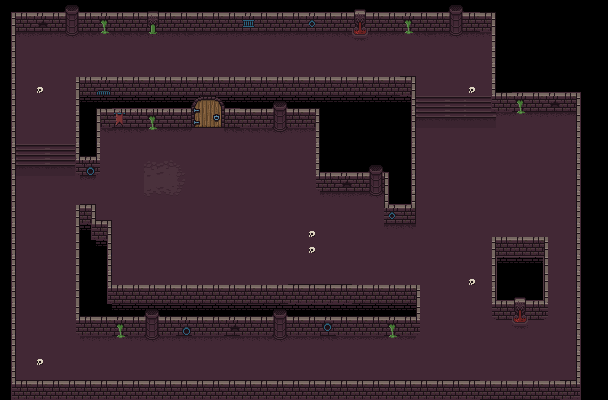

A 2D game scene composited from a Tiled map and its tileset images. What follows is a short description and the map's XML, with each tile layer's data collapsed to a summary:
An orthogonal 38x25 tile map with 16x16 px tiles, 5 tile layers (floor, stairs, walls2, walls, ...), 2 tilesets and 46 objects (28x collision, 16x AirSpawnMonster, toAir, spawnPlayer).

<map version="1.5" tiledversion="1.7.2" orientation="orthogonal" renderorder="right-down" width="38" height="25" tilewidth="16" tileheight="16" infinite="0" nextlayerid="8" nextobjectid="64">
 <tileset firstgid="1" source="0x72_16x16DungeonTileset_walls.v2.tsx" />
 <tileset firstgid="257" source="0x72_16x16DungeonTileset.v4.tsx" />
 <layer id="1" name="floor" width="38" height="25">
  <data>[950 cells, 691 non-empty, 29 distinct tile ids]</data>
 </layer>
 <layer id="4" name="stairs" width="38" height="25">
  <data>[950 cells, 0 non-empty, 0 distinct tile ids]</data>
 </layer>
 <layer id="6" name="walls2" width="38" height="25">
  <data>[950 cells, 0 non-empty, 0 distinct tile ids]</data>
 </layer>
 <layer id="2" name="walls" width="38" height="25">
  <data>[950 cells, 431 non-empty, 35 distinct tile ids]</data>
 </layer>
 <layer id="3" name="decoration" width="38" height="25">
  <data>[950 cells, 54 non-empty, 18 distinct tile ids]</data>
 </layer>
 <objectgroup id="5" name="objects">
  <object id="1" name="toAir" x="191.667" y="94" width="32.6667" height="34.3333" />
  <object id="2" name="spawnPlayer" x="214.667" y="179.167">
   <point />
  </object>
  <object id="15" type="collision" x="9" y="11" width="490" height="18" />
  <object id="16" type="collision" x="492" y="4.75" width="6.5" height="107.25" />
  <object id="17" type="collision" x="492" y="89" width="94" height="23.75" />
  <object id="18" type="collision" x="576.563" y="80" width="10.9375" height="319.5" />
  <object id="19" type="collision" x="6" y="378" width="580" height="25" />
  <object id="20" type="collision" x="75.9375" y="314" width="343.926" height="20.6818" />
  <object id="21" type="collision" x="106" y="285.318" width="314.455" height="16.6818" />
  <object id="22" type="collision" x="415.227" y="285" width="5" height="43.5" />
  <object id="23" type="collision" x="492.125" y="237.063" width="6.375" height="81.9375" />
  <object id="24" type="collision" x="492.125" y="293" width="56.0625" height="26.125" />
  <object id="25" type="collision" x="539.5" y="236.5" width="9" height="69.5" />
  <object id="26" type="collision" x="494" y="236.938" width="48.5" height="28.0625" />
  <object id="27" type="collision" x="384.5" y="203" width="30.5" height="24" />
  <object id="28" type="collision" x="410" y="77" width="5" height="136" />
  <object id="29" type="collision" x="316" y="170.5" width="73.5" height="19" />
  <object id="30" type="collision" x="384" y="167" width="4" height="36.5" />
  <object id="31" type="collision" x="315.864" y="105" width="4.13636" height="72.5" />
  <object id="32" type="collision" x="97" y="106" width="93.5" height="20.5" />
  <object id="33" type="collision" x="226.5" y="107" width="89" height="22.5" />
  <object id="34" type="collision" x="95.5" y="125" width="5.0625" height="49.75" />
  <object id="35" type="collision" x="75.125" y="156" width="25.0625" height="18.5" />
  <object id="36" type="collision" x="75" y="77.5" width="4.5" height="81.5" />
  <object id="37" type="collision" x="75.875" y="76.8125" width="337.625" height="15.6875" />
  <object id="38" type="collision" x="10.5" y="11" width="3.5" height="371" />
  <object id="39" type="collision" x="76.375" y="204" width="2.375" height="112.5" />
  <object id="40" type="collision" x="79" y="204.25" width="17" height="18.25" />
  <object id="41" type="collision" x="89.75" y="219.5" width="22.25" height="21.5" />
  <object id="42" type="collision" x="107.5" y="220.75" width="2.75" height="68.75" />
 </objectgroup>
 <objectgroup id="7" name="spawnMonsters">
  <object id="45" type="AirSpawnMonster" x="79.5" y="182.166">
   <point />
  </object>
  <object id="46" type="AirSpawnMonster" x="159" y="268.834">
   <point />
  </object>
  <object id="47" type="AirSpawnMonster" x="450.334" y="351.334">
   <point />
  </object>
  <object id="48" type="AirSpawnMonster" x="440.666" y="258">
   <point />
  </object>
  <object id="49" type="AirSpawnMonster" x="513.334" y="188">
   <point />
  </object>
  <object id="50" type="AirSpawnMonster" x="452" y="68.3333">
   <point />
  </object>
  <object id="51" type="AirSpawnMonster" x="302.333" y="60.6667">
   <point />
  </object>
  <object id="52" type="AirSpawnMonster" x="160" y="63.6667">
   <point />
  </object>
  <object id="53" type="AirSpawnMonster" x="55.6667" y="119.333">
   <point />
  </object>
  <object id="54" type="AirSpawnMonster" x="314.5" y="268.332">
   <point />
  </object>
  <object id="55" type="AirSpawnMonster" x="377" y="270.5">
   <point />
  </object>
  <object id="59" type="AirSpawnMonster" x="320.5" y="358">
   <point />
  </object>
  <object id="60" type="AirSpawnMonster" x="450.5" y="172">
   <point />
  </object>
  <object id="61" type="AirSpawnMonster" x="541.5" y="149">
   <point />
  </object>
  <object id="62" type="AirSpawnMonster" x="369" y="56.5">
   <point />
  </object>
  <object id="63" type="AirSpawnMonster" x="47.5" y="237.5">
   <point />
  </object>
 </objectgroup>
</map>
